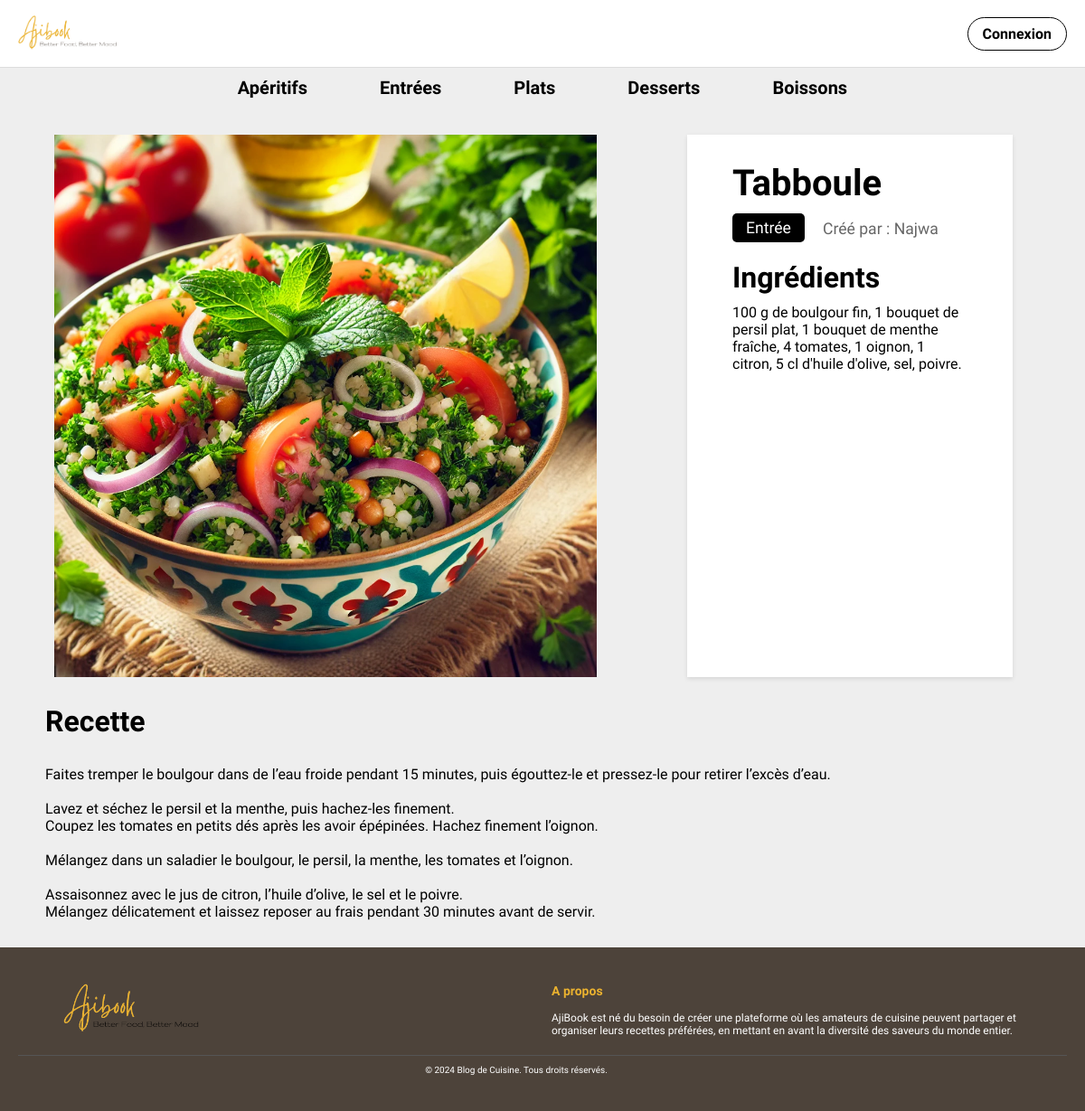
/recipe.php?id=64, run on the app's committed database.
### tables this page shows
CREATE TABLE "recipes" (
	"id"	INTEGER NOT NULL,
	"title"	TEXT NOT NULL,
	"ingredients"	TEXT NOT NULL,
	"instructions"	TEXT NOT NULL,
	"category"	TEXT NOT NULL,
	"created_at"	INTEGER NOT NULL DEFAULT CURRENT_TIMESTAMP,
	"users_id"	INTEGER NOT NULL,
	"image_url"	BLOB NOT NULL,
	PRIMARY KEY("id" AUTOINCREMENT),
	FOREIGN KEY("users_id") REFERENCES "users"("id")
);

CREATE TABLE "users" (
	"id"	INTEGER NOT NULL,
	"username"	TEXT NOT NULL UNIQUE,
	"email"	TEXT NOT NULL UNIQUE,
	"password"	TEXT NOT NULL,
	"created_at"	INTEGER NOT NULL DEFAULT CURRENT_TIMESTAMP,
	PRIMARY KEY("id" AUTOINCREMENT)
);

### ch/comem/DB.php (called while the page is built, shortened)
<?php
class DB
{
    private PDO $db;
    function __construct()
    {
        $config = parse_ini_file('./config/config.ini', true);
        $dsn = $config['dsn'];
        $username = '';
        $password = '';
        $this->db = new \PDO($dsn, $username, $password);
    }
    function getDB(): PDO
    {
        return $this->db;
    }
}

### ch/comem/controllers/RecipesController.php (called while the page is built, shortened)
<?php
class RecipesController
{
    private PDO $db;
    public function __construct(DB $db)
    {
        $this->db = $db->getDB();
    }
    public function getById($id): ?Recipe
    {
        $statement = $this->db->prepare("SELECT * FROM recipes WHERE id = :id");
        $statement->execute(['id' => $id]);
        $result = $statement->fetch();
        return new Recipe(
            $result['id'],
            $result['title'],
            $result['ingredients'],
            $result['instructions'],
            $result['category'],
            $result['created_at'],
            $result['image_url'],
            $result['users_id']
        );
    }
}

### ch/comem/models/Recipe.php (called while the page is built, shortened)
<?php
class Recipe
{
    private $title;
    private $ingredients;
    private $instructions;
    private $category;
    private $imageUrl;
    private $usersId;
    private static $categoryTranslations = array(
        "appetizer" => "Apéritif",
        "starter" => "Entrée",
        "main-course" => "Plat principal",
        "drink" => "Boisson",
        "desert" => "Dessert"
    );
    public function __construct($id, $title, $ingredients, $instructions, $category, $createdAt, $imageUrl, $usersId)
    {
        $this->title = $title;
        $this->ingredients = $ingredients;
        $this->instructions = $instructions;
        $this->category = $category;
        $this->imageUrl = $imageUrl;
        $this->usersId = $usersId;
    }
    public function getTitle()
    {
        return $this->title;
    }
    public function getIngredients()
    {
        return $this->ingredients;
    }
    public function getInstructions()
    {
        return $this->instructions;
    }
    public function getTranslatedCategory()
    {
        return Recipe::$categoryTranslations[$this->category];
    }
    public function getImageUrl()
    {
        return $this->imageUrl;
    }
    public function getUsersId()
    {
        return $this->usersId;
    }
}

### ch/comem/controllers/UsersController.php (called while the page is built, shortened)
<?php
class UsersController
{
    private PDO $db;
    public function __construct(DB $db)
    {
        $this->db = $db->getDB();
    }
    public function getById($id): ?User
    {
        $statement = $this->db->prepare('SELECT * FROM users WHERE id = :id');
        $statement->execute(['id' => $id]);
        $result = $statement->fetch();
        return new User(
            $result['id'],
            $result['username'],
            $result['email'],
            $result['password']
        );
    }
}

### ch/comem/models/User.php (called while the page is built, shortened)
<?php
class User
{
    private $username;
    public function __construct($id, $username, $email, $password)
    {
        $this->username = $username;
    }
    public function getUsername()
    {
        return $this->username;
    }
}

### recipe.php (the view, shortened to what this page needs)
<?php
$db = new DB();
$id = $_GET['id'];
$recipesController = new RecipesController($db);
$usersController = new UsersController($db);
$recipe = $recipesController->getById($id);
$user = $usersController->getById($recipe->getUsersId());
?>
<!DOCTYPE html>
<html lang="fr">
<head>
    <link rel="stylesheet" href="./assets/styles.css" />
</head>
<body>
    <div class="main-container">
        <?php include('./includes/header.php'); ?>
        <main class="main">
            <div id="main-container">
                <div id="image-container">
                    <img
                        src="<?= $recipe->getImageUrl() ?>"
                        alt="<?= $recipe->getTitle() ?>" />
                </div>
                <div id="recipe-content">
                    <div class="title-bar">
                        <h1><?= $recipe->getTitle() ?></h1>
                    </div>
                    <div id="tags">
                        <span id="category"><?= $recipe->getTranslatedCategory() ?></span>
                        <span id="author">Créé par : <?= $user->getUsername() ?></span>
                    </div>
                    <div id="ingredients">
                        <h2>Ingrédients</h2>
                        <p>
                            <?= $recipe->getIngredients() ?>
                        </p>
                    </div>
                </div>
            </div>
            <div id="recipe-details">
                <h2>Recette</h2>
                <p>
                <?= nl2br($recipe->getInstructions()) ?>
                </p>
            </div>
        </main>
        <?php include('./includes/footer.php'); ?>
    </div>
</body>
</html>

### includes/header.php (shortened to what this page needs)
<?php
$requestUrl = $_SERVER['REQUEST_URI'];
$userSession = $_SESSION['user'];
?>
<div class="top-bar">
    <a class="logo" href="./">
        <img src="./assets/img/logo.png" alt="Logo" />
    </a>
    <? if ($userSession == null): ?>
        <div class="login-button">
            <a href="./login.php">Connexion</a>
        </div>
    <? endif ?>
</div>
<nav class="menu">
    <ul>
        <li>
            <a href="./aperitifs.php" class="<?= str_ends_with($requestUrl, "aperitifs.php") ? 'selected-item' : '' ?>">Apéritifs</a>
        </li>
        <li>
            <a href="./entrees.php" class="<?= str_ends_with($requestUrl, "entrees.php") ? 'selected-item' : '' ?>">Entrées</a>
        </li>
        <li>
            <a href="./plats.php" class="<?= str_ends_with($requestUrl, "plats.php") ? 'selected-item' : '' ?>">Plats</a>
        </li>
        <li>
            <a href="./desserts.php" class="<?= str_ends_with($requestUrl, "desserts.php") ? 'selected-item' : '' ?>">Desserts</a>
        </li>
        <li>
            <a href="./boissons.php" class="<?= str_ends_with($requestUrl, "boissons.php") ? 'selected-item' : '' ?>">Boissons</a>
        </li>
    </ul>
</nav>

### includes/footer.php (shortened to what this page needs)
<footer class="footer">
    <div class="footer-container">
        <div class="footer-about">
            <div class="footer-left">
                <img src="./assets/img/logo - Copie.png" alt="Logo" class="footer-logo" />
            </div>
        </div>
        <div>
            <h3>A propos</h3>
            <p>AjiBook est né du besoin de créer une plateforme où les amateurs de cuisine peuvent partager et organiser leurs recettes préférées, en mettant en avant la diversité des saveurs du monde entier.</p>
        </div>
    </div>
    <div class="footer-bottom">
        <p>&copy; 2024 Blog de Cuisine. Tous droits réservés.</p>
    </div>
</footer>

### assets/styles.css (style rules this page uses)
body { font-family: 'Gruppo', sans-serif; margin: 0; padding: 0; }
.top-bar { display: flex; align-items: center; justify-content: space-between; padding: 10px 20px; background-color: #fff; border-bottom: 1px solid #ddd; }
.logo img { width: 100%; height: 50px; object-fit: cover; margin-right: 10px; }
.login-button a { padding: 8px 16px; border: 1px solid #000; border-radius: 20px; background-color: transparent; cursor: pointer; font-weight: bold; text-decoration: none; color: inherit; }
.menu { padding: 10px 0; }
.menu ul { display: flex; justify-content: center; list-style: none; padding: 0 100px; margin: 0; }
.menu ul li { margin: 0 40px; }
.menu ul li a { text-decoration: none; color: #000000; font-size: 20px; font-weight: bold; transition: color 0.3s; }
.main-container { display: flex; flex-flow: column; min-height: 100vh; }
.main { flex: 1 0 100%; }
* { margin: 0; padding: 0; box-sizing: border-box; font-family: 'Gruppo'; }
body { background: #ecececdb; }
.footer { background-color: #4d433a; color: #fff; padding: 40px 20px; font-family: Arial, sans-serif; }
.footer-container { display: flex; flex-wrap: wrap; justify-content: space-between; gap: 20px; }
.footer-container > div { flex: 1 1 200px; }
.footer h3 { margin-bottom: 15px; font-size: 24px; color: #ebb22f; }
.footer p { font-family: 'Gruppo', sans-serif; font-size: 20px; max-width: 95%; }
.footer-bottom { text-align: center; margin-top: 20px; border-top: 1px solid #555; padding-top: 10px; font-size: 14px; }

### includes/footer.php (style rules this page uses)
.footer-logo { max-width: 150px; margin-left: 50px; }
.footer { font-size: 12px; }
.footer h3 { font-size: 14px; }
.footer p { font-size: 12px; }
.footer-bottom p { font-size: 10px; padding: 0px; }

### recipe.php (style rules this page uses)
#main-container { display: flex; margin: 30px; }
#image-container { display: flex; flex: 1; }
#image-container img { object-fit: cover; max-width: 600px; display: block; margin-left: 30px; }
.title-bar { display: flex; align-items: center; justify-content: space-between; }
#tags { display: flex; }
#tags #category { margin-right: 20px; color: white; background-color: black; padding-top: 6px; padding-bottom: 6px; padding-left: 15px; padding-right: 15px; border-radius: 5px; }
#tags #author { margin-top: 7px; }
#recipe-content { flex: 1; background: #fff; margin-left: 100px; padding-top: 20px; padding-left: 50px; padding-right: 50px; margin-right: 50px; padding-bottom: 50px; box-shadow: 0 2px 5px rgba(0, 0, 0, 0.1); }
#recipe-content h1 { padding-top: 10px; font-size: 2.5em; margin-bottom: 10px; }
#category, #author { display: block; font-size: 1.1em; color: #666; margin-bottom: 20px; }
#recipe-details { margin-left: 50px; margin-right: 50px; }
#ingredients h2, #recipe-details h2 { font-size: 2em; font-weight: 550; margin-bottom: 10px; color: #000; }
#recipe-details p { text-align: justify; margin: 30px 0; }

### data on the page
recipes: image_url (picture), title "Tabboule", category "Entrée", ingredients "100 g de boulgour fin, 1 bouquet de persil plat, 1 bouquet de menthe fraîche, 4 tomates, 1 oignon, 1 citron, 5 cl d'huile d'olive, sel, poivre.", instructions "Faites tremper le boulgour dans de l’eau froide pendant 15 minutes, puis égouttez-le et pressez-le pour retirer l’excès d’eau. Lavez et séchez le persil et la menthe, puis hachez-les finement. Coupez les tomates en petits dés après les avoir épépinées. Hachez finement l’oignon. Mélangez dans un saladier le boulgour, le persil, la menthe, les tomates et l’oignon. Assaisonnez avec le jus de citron, l’huile d’olive, le sel et le poivre. Mélangez délicatement et laissez reposer au frais pendant 30 minutes avant de servir."
users: username "Najwa"
